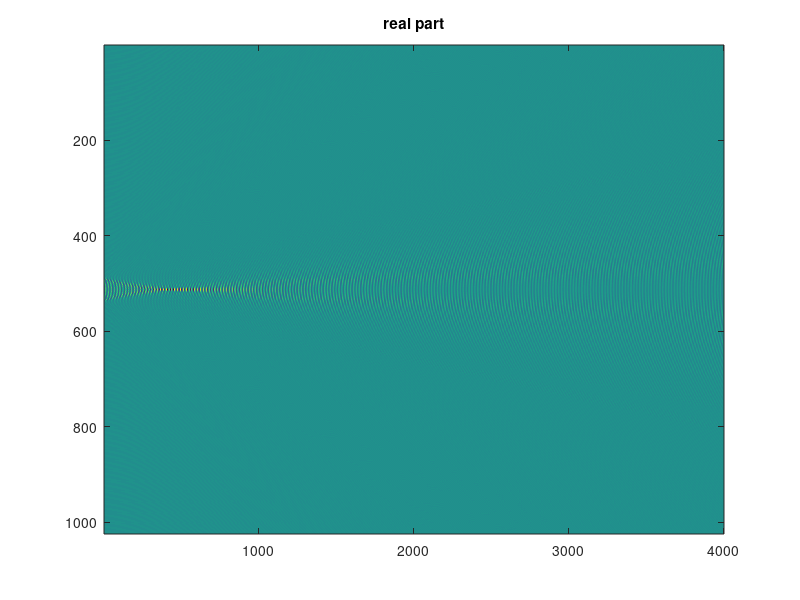
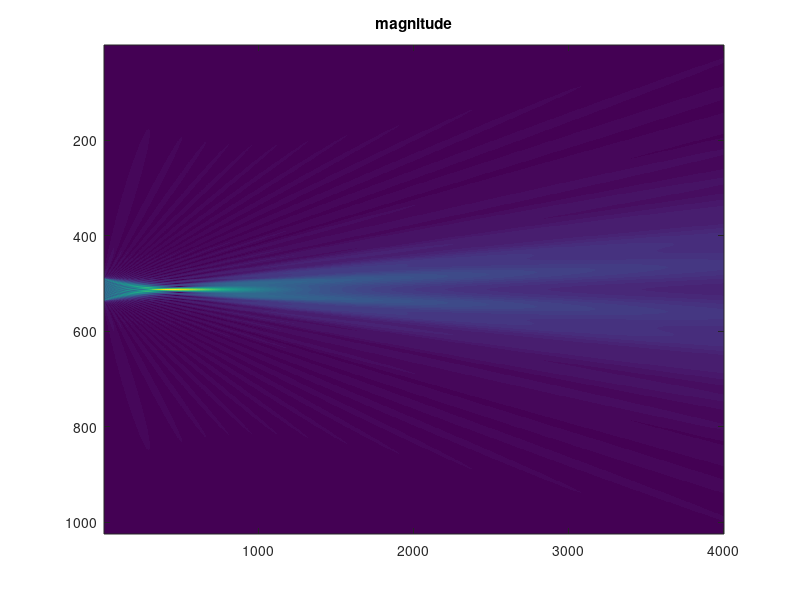

Here is the MATLAB script that generated these plots, in order:
%=========================================================================
%                                                                     
%       BIOMEDICAL IMAGING
%       ULTRASOUND 2
%
%=========================================================================

%=========================================================================
%	PHASED ARRAY
%=========================================================================

function [] = PHASED_ARRAY()

    clear all; close all; 
    
    fprintf ( '-----------------------------------------\n' );  
    fprintf ( ' PHASED ARRAY                            \n' );  
    fprintf ( '-----------------------------------------\n' );  
    
    
    % Ultrasound specs
    
    f = 1.5E6;                      % frequency [Hz]
    c = 1480;                       % speed of sound in water [m/s]
    k = 2*pi*f/c;                   % wave number [rad/m]
    lambda = c/f;                   % wavelength [m]
    
    
    % Transducer array
    
    % nt = 1;                         % number of transducers
    nt = 40;
    pitch = 0.5*lambda;             % spacing of transducers
    
    
    % Definition of 2D grid for wave calculation
    
    n1 = 4000;                       % grid size in each dimension
    n2 = 1024;
    x_range = [0,0.4];              % covered range in x [m]
    y_range = [-0.2,0.2];           % covered range in y [m]
    
    x_values = x_range(1)+(x_range(2)-x_range(1))*[0:(n1-1)]./(n1-1);    % vector of x values on the grid
    y_values = y_range(1)+(y_range(2)-y_range(1))*[0:(n2-1)]./(n2-1);    % vector of y values on the grid
    
    [x,y] = meshgrid(x_values,y_values);    % the grid, given by 2D arrays x,y   
      
    
    % Loop through transducers and sum up their wave contributions
    
    wave = zeros(n2,n1);                      % container for pressure wave
    
    radi = 0.05;
    
    for t = 1:nt  
        
        x0 = -0.001;                        % x coordinate of transducer, 1 mm outside the container 
        y0 = pitch*(t-(nt+1)/2);            % y coordinate of transducer
        
        r = sqrt((x-x0).^2+(y-y0).^2);      % distance from transducer, on the grid
               
        % phase = 0;                          % phase of transducer input [rad]
        phase = - 2*pi*radi/lambda + 2*pi*sqrt((radi/lambda)^2 - ((((nt+1)/2)-t)/2)^2);
        % disp(phase);
        amplitude = 1;                      % relative amplitude of transducer input
                     
        wave = wave + exp(i*(k*r))./sqrt(r) .* amplitude .* exp(i*phase);   % add partial wave to net wave
        
    end

    figure('position',[100 100 800 500])    
    imagesc(real(wave)), title('real part');  
    % set(gca, 'XTick', []);
    % set(gca, 'YTick', []);
    
    figure('position',[100 100 800 500])
    imagesc(abs(wave)), title('magnitude')
    % set(gca, 'XTick', []);
    % set(gca, 'YTick', []);    
    
end
    